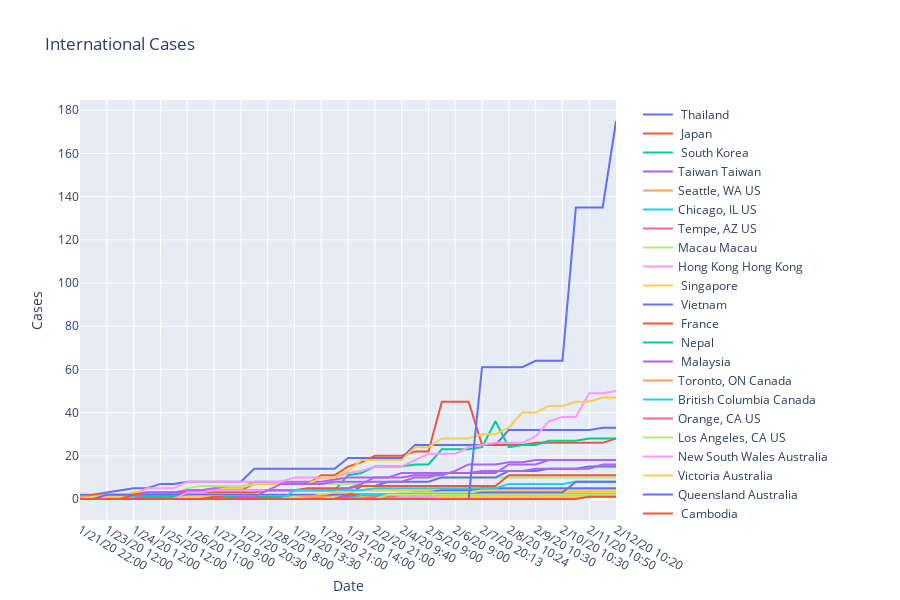

The notebook cell this image was saved under:
### Code cell
#aggregate by country
#final_df_international
#final_df
#final_df_country=final_df.groupby('Country/Region')  




import plotly.express as px


fig = px.line(final_df_international,title="International Cases", x="Date", y="Cases", color="name", line_group="name", hover_name="name",render_mode="svg")
fig.for_each_trace(lambda t: t.update(name=t.name.replace("name=", "")))
fig.show()
